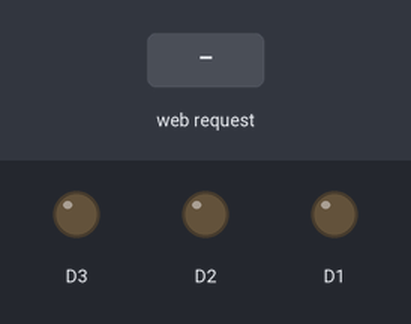
This sketch was run on a simulated ESP8266 (NodeMCU). On the bench: output pins drawn as LEDs (lit = HIGH). The inputs (shaded band) are chosen by the test bench. WiFi joins after 1.5 s; servers stay silent unless stated; what the sketch prints to the serial monitor is not drawn.

Above: at 2.7 s.
2.8 s: HTTP request GET /D1/1 received
At 3.3 s:
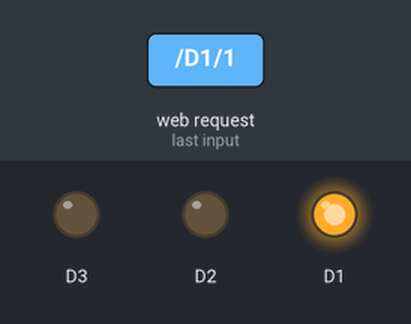
4.3 s: HTTP request GET /D2/1 received
At 5.5 s:
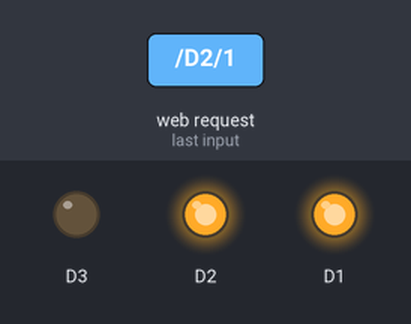
5.8 s: HTTP request GET /D1/0 received
At 6.7 s:
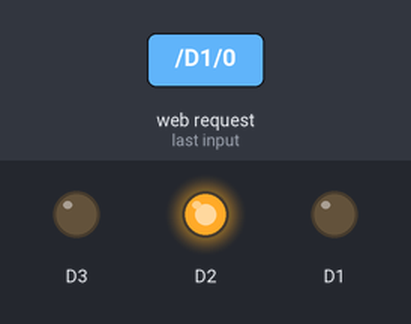
7.3 s: HTTP request GET /D3/1 received
At 7.9 s:
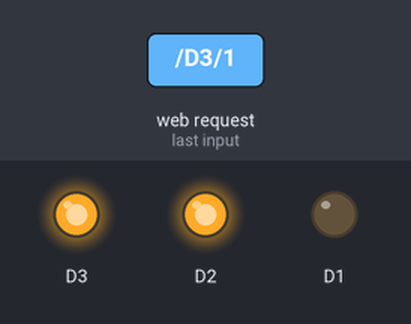
8.8 s: HTTP request GET /D2/0 received
At 10.0 s:
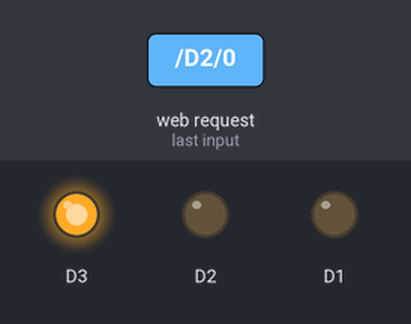
10.3 s: HTTP request GET /D3/0 received
At 11.4 s:
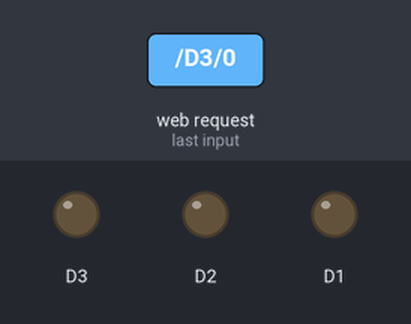
Timing chart, 0 to 12.8 s (numbered marks = the images above; inputs shaded):
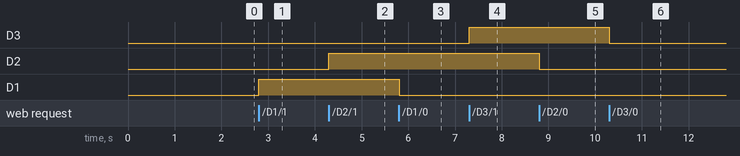

Measured:
- after the input at 2.8 s, D1: LOW → HIGH at once
- after the input at 4.3 s, D2: LOW → HIGH at once
- after the input at 5.8 s, D1: HIGH → LOW at once
- after the input at 7.3 s, D3: LOW → HIGH at once
- after the input at 8.8 s, D2: HIGH → LOW at once
- after the input at 10.3 s, D3: HIGH → LOW at once

The sketch:

trial.ino
```cpp
#include <ESP8266WiFi.h>

const char* ssid     = "Vethics Studio";
const char* password = "Truevalue123!";

// Create an instance of the server
// specify the port to listen on as an argument
WiFiServer server(80);

void setup() {
  Serial.begin(115200);
  delay(10);

  pinMode(D1, OUTPUT);
  pinMode(D2, OUTPUT);
  pinMode(D3, OUTPUT);
  digitalWrite(D1, 0);
  digitalWrite(D2, 0);
  digitalWrite(D3, 0);

  // Connect to WiFi network
  Serial.println();
  Serial.println();
  Serial.print("Connecting to ");
  Serial.println(ssid);

  WiFi.begin(ssid, password);

  while (WiFi.status() != WL_CONNECTED) {
    delay(500);
    Serial.print(".");
  }
  Serial.println("");
  Serial.println("WiFi connected");

  // Start the server
  server.begin();
  Serial.println("Server started");

  // Print the IP address
  Serial.println(WiFi.localIP());
}
void loop() {
  // Check if a client has connected
  WiFiClient client = server.available();
  if (!client) {
    return;
  }

  // Wait until the client sends some data
  Serial.println("new client");
  while(!client.available()){
    delay(1);
  }

  // Read the first line of the request
  String req = client.readStringUntil('\r');
  Serial.println(req);
  client.flush();

  // Match the request
  int val;
  String m;
  if (req.indexOf("/D1/0") != -1){
    m = "D1 is Low";
    digitalWrite(D1, 0);
  }
  else if (req.indexOf("/D1/1") != -1){
    m = "D1 is High";
    digitalWrite(D1, 1);
  }
  else if (req.indexOf("/D2/0") != -1){
    m = "D2 is Low";
    digitalWrite(D2, 0);
  }
  else if (req.indexOf("/D2/1") != -1){
    m = "D2 is High";
    digitalWrite(D2, 1);
  }
  else if (req.indexOf("/D3/0") != -1){
    m = "D3 is Low";
    digitalWrite(D3, 0);
  }
  else if (req.indexOf("/D3/1") != -1){
    m = "D3 is High";
    digitalWrite(D3, 1);
  }
  else {
    Serial.println("invalid request");
    client.stop();
    return;
  }


  client.flush();

  // Prepare the response
  String s = "HTTP/1.1 200 OK\r\nContent-Type: text/html\r\n\r\n<!DOCTYPE HTML>\r\n<head><meta http-equiv=\"Access-Control-Allow-Origin\" content=\"*\"></head>\n<html>\r\n" +m;
  s += "</html>\n";

  // Send the response to the client
  client.print(s);
  delay(1);
  Serial.println("Client disonnected");

  // The client will actually be disconnected
  // when the function returns and 'client' object is detroyed
}
```
